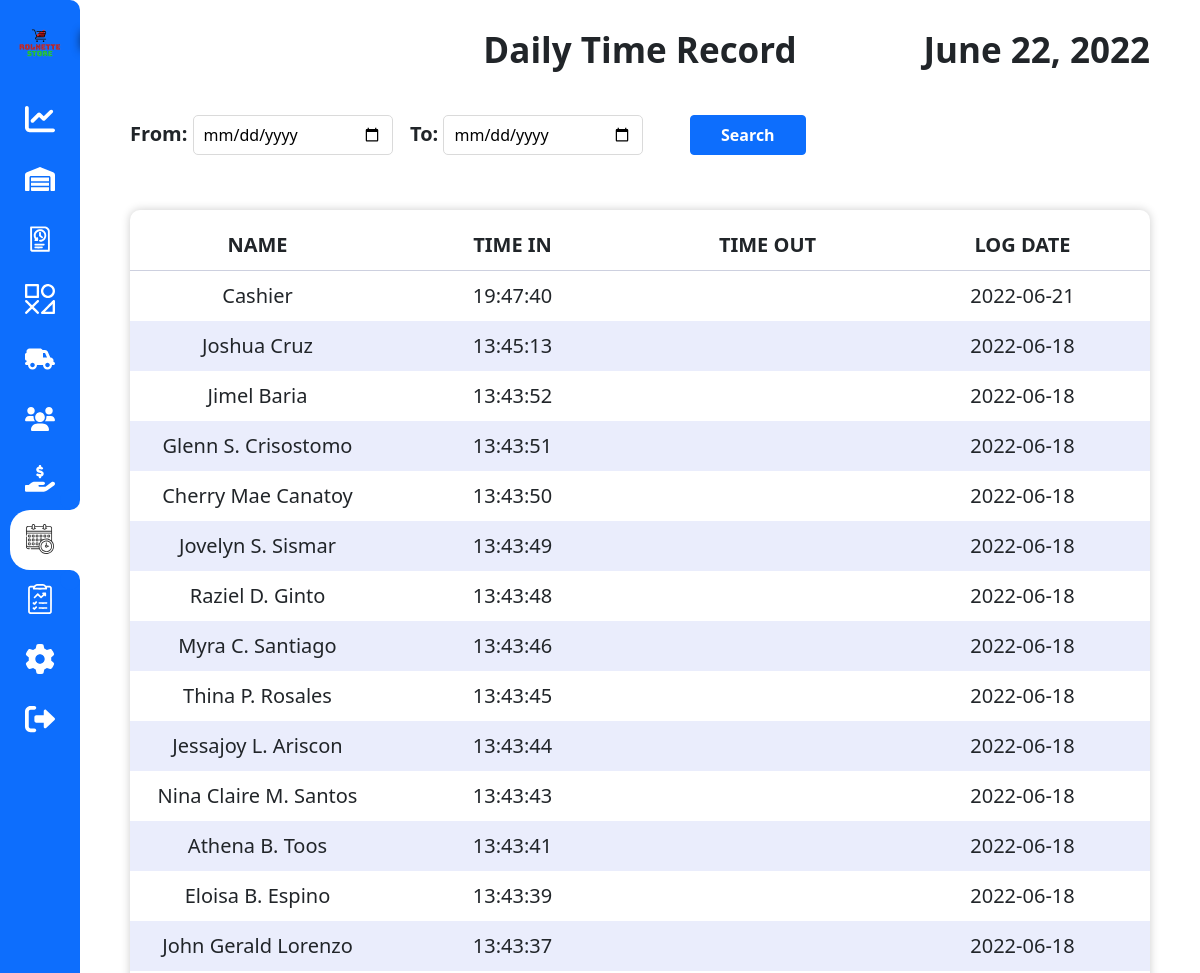
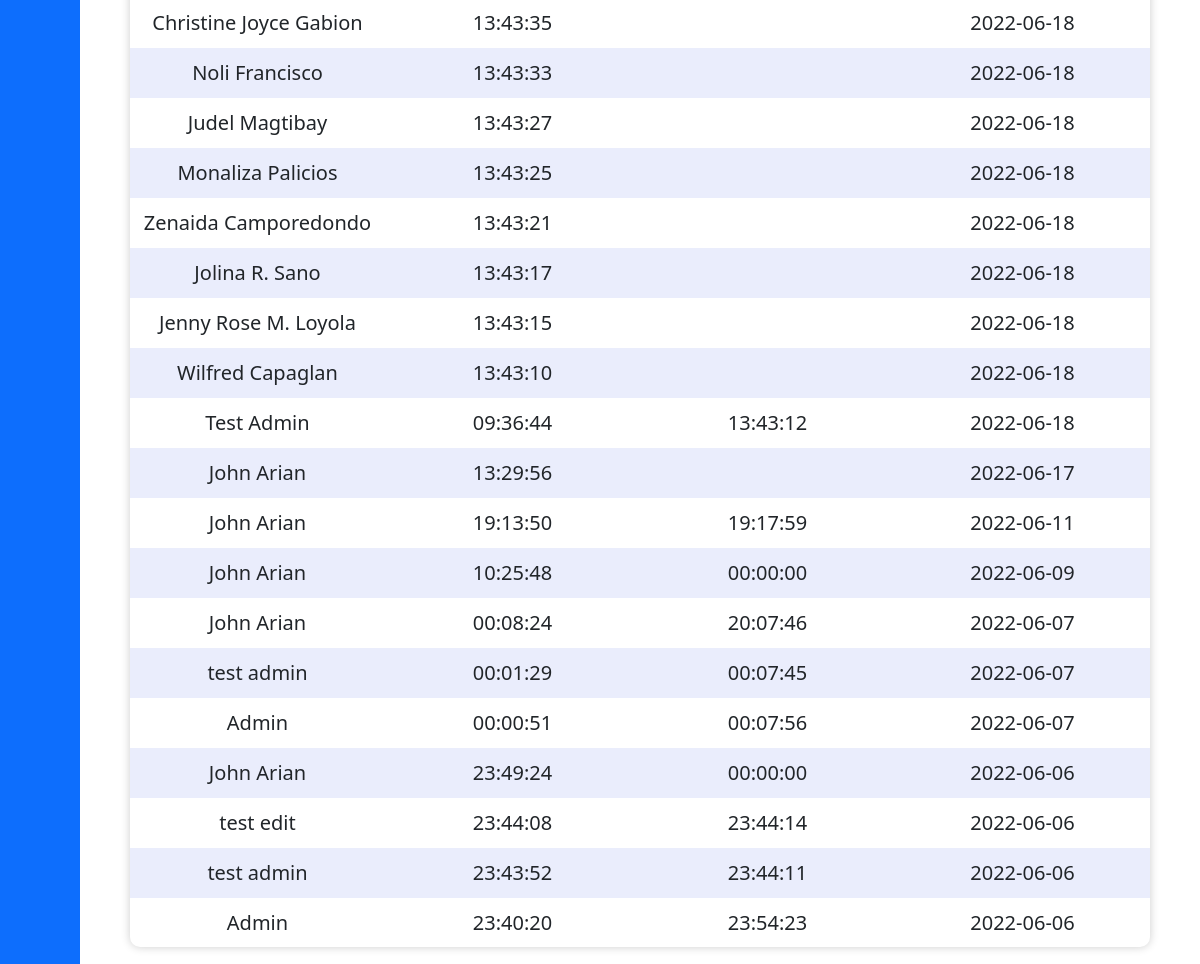
Screenshot of /admin/dtr.php (signed in) with the database file from the repository (2 pictures, top to bottom).
### tables this page shows
CREATE TABLE `dtr` (
  `dtr_id` int(11) NOT NULL,
  `rfid_number` varchar(50) NOT NULL,
  `cashier` varchar(255) NOT NULL,
  `time_in` time NOT NULL,
  `time_out` time DEFAULT NULL,
  `log_date` date NOT NULL
);

### admin/dtr.php (the view, shortened to what this page needs)
<?php
    include("../db/conn.php");
    $getDateFrom = $_GET['fromDate'];
    $getDateTo = $_GET['toDate'];
?>
<!DOCTYPE html>
<html lang="en">
<head>
    <link rel="stylesheet" href="../bootstrap-5.1.3/css/bootstrap.min.css">
    <link rel="stylesheet" href="../styles/styles.css?v=<?php echo time(); ?>">
</head>
<body onload="navF()">
    <?php
        require_once('./nav.php');
                ?>
    <div id="admin-dtr-con">
        <div class="top-con">
            <div class="title-con">
                <span>Daily Time Record</span>
                <div class="cur-date-con">
                    <span><?php echo date('F j, Y'); ?></span>
                </div>
            </div>
            <div class="control-con">
                <div class="date-con">
                    <span>From: </span><span><input type="date" name="fromDate" id="fromDate" value="<?php echo $getDateFrom; ?>"></span>
                </div>
                <div class="date-con">
                    <span>To: </span><span><input type="date" name="toDate" id="toDate" value="<?php echo $getDateTo; ?>"></span>
                </div>
                <div class="date-con btn-con">
                    <input type="button" id="searchButton" value="Search" class="btn btn-primary">
                </div>
            </div>
        </div>
        <div class="content-con">
            <div class="table-con">
                <table>
                    <thead>
                        <th>NAME</th>
                        <th>TIME IN</th>
                        <th>TIME OUT</th>
                        <th>LOG DATE</th>
                    </thead>
                    <tbody>
                        <?php
                            $dateFrom = date("Y-m-d H:i:s", strtotime(date($getDateFrom)));
                            $dateTo = date("Y-m-d H:i:s", strtotime(date($getDateTo)." +1 day")-1);
                            $queryDTR = "SELECT * FROM `dtr` WHERE `log_date` BETWEEN '$dateFrom' AND '$dateTo' ORDER BY `dtr_id` DESC";
                            $resultDTR = mysqli_query($con, $queryDTR);
                            if(mysqli_num_rows($resultDTR) > 0){
                                while($rowDTR = mysqli_fetch_assoc($resultDTR)){
                                    ?>
                                        <tr>
                                            <td><?php echo $rowDTR['cashier']; ?></td>
                                            <td><?php echo $rowDTR['time_in']; ?></td>
                                            <td><?php echo $rowDTR['time_out']; ?></td>
                                            <td><?php echo $rowDTR['log_date']; ?></td>
                                        </tr>
                                    <?php
                                }
                            }
                        ?>
                    </tbody>
                </table>
            </div>
        </div>
    </div>
</body>
</html>

### styles/styles.css (style rules this page uses)
* { padding: 0; margin: 0; }
body { height: 100vh; width: 100vw; overflow: hidden; }
:root { --g1: none; --g2: none; }
:root { --theme: none; --hover: none; }
#admin-dtr-con { width: calc(100% - 80px); height: 100%; transform: translate(80px, 0); overflow: hidden; }
#admin-dtr-con .top-con { width: 100%; height: 170px; padding: 0 50px; }
#admin-dtr-con .top-con .title-con { width: 100%; height: 100px; text-align: center; }
#admin-dtr-con .top-con .title-con span { font-size: 35px; font-weight: 900; line-height: 100px; }
#admin-dtr-con .top-con .title-con .cur-date-con { position: absolute; top: 0; right: 50px; }
#admin-dtr-con .top-con .title-con .cur-date-con span { line-height: 100px; }
#admin-dtr-con .top-con .control-con { width: 100%; height: 70px; display: flex; }
#admin-dtr-con .top-con .control-con .date-con { margin-top: 15px; height: 40px; width: 280px; }
#admin-dtr-con .top-con .control-con .date-con span { font-size: 20px; height: 30px; font-weight: 900; }
#admin-dtr-con .top-con .control-con .date-con span input { height: 40px; width: 200px; padding: 10px; border: 1px solid rgb(218, 218, 218); border-radius: 5px; font-size: 16px; }
#admin-dtr-con .top-con .control-con .btn-con { margin-left: 0; }
#admin-dtr-con .top-con .control-con .btn-con input { padding: 7px 30px; font-weight: 900; }
#admin-dtr-con .content-con { width: 100%; height: calc(100% - 190px); padding: 20px 50px; }
#admin-dtr-con .content-con .table-con { width: 100%; height: calc(100% - 20px); margin-top: 20px; padding: 20px 0; border-radius: 10px; overflow-y: hidden; box-shadow: 0 0 10px rgba(0, 0, 0, 0.2); }
#admin-dtr-con .content-con .table-con table { height: 100%; }
#admin-dtr-con .content-con .table-con table thead { table-layout: fixed; display: table; width: 100%; border-bottom: 1px solid #cdd0df; }
#admin-dtr-con .content-con .table-con table thead tr th { text-align: center; width: 120px; font-size: 20px; padding: 0 0 10px 0; }
#admin-dtr-con .content-con .table-con table tbody { overflow-y: auto; overflow-x: hidden; display: block; height: calc(100% - 20px); width: 100%; }
#admin-dtr-con .content-con .table-con table tbody tr { display: table; table-layout: fixed; width: 100%; }
#admin-dtr-con .content-con .table-con table tbody tr td { text-align: center; font-size: 20px; padding: 10px 0; width: 120px; white-space: nowrap; overflow: hidden; }
#admin-dtr-con .content-con .table-con table tbody tr:nth-child(even) { background-color: #eaedfc; }

### rows the page displays
dtr: cashier "Cashier", time_in "19:47:40", log_date "2022-06-21"
dtr: cashier "Joshua Cruz", time_in "13:45:13", log_date "2022-06-18"
dtr: cashier "Jimel Baria", time_in "13:43:52", log_date "2022-06-18"
dtr: cashier "Glenn S. Crisostomo", time_in "13:43:51", log_date "2022-06-18"
dtr: cashier "Cherry Mae Canatoy", time_in "13:43:50", log_date "2022-06-18"
dtr: cashier "Jovelyn S. Sismar", time_in "13:43:49", log_date "2022-06-18"
dtr: cashier "Raziel D. Ginto", time_in "13:43:48", log_date "2022-06-18"
dtr: cashier "Myra C. Santiago", time_in "13:43:46", log_date "2022-06-18"
dtr: cashier "Thina P. Rosales", time_in "13:43:45", log_date "2022-06-18"
dtr: cashier "Jessajoy L. Ariscon", time_in "13:43:44", log_date "2022-06-18"
dtr: cashier "Nina Claire M. Santos", time_in "13:43:43", log_date "2022-06-18"
dtr: cashier "Athena B. Toos", time_in "13:43:41", log_date "2022-06-18"
dtr: cashier "Eloisa B. Espino", time_in "13:43:39", log_date "2022-06-18"
dtr: cashier "John Gerald Lorenzo", time_in "13:43:37", log_date "2022-06-18"
dtr: cashier "Christine Joyce Gabion", time_in "13:43:35", log_date "2022-06-18"
dtr: cashier "Noli Francisco", time_in "13:43:33", log_date "2022-06-18"
dtr: cashier "Judel Magtibay", time_in "13:43:27", log_date "2022-06-18"
dtr: cashier "Monaliza Palicios", time_in "13:43:25", log_date "2022-06-18"
dtr: cashier "Zenaida Camporedondo", time_in "13:43:21", log_date "2022-06-18"
dtr: cashier "Jolina R. Sano", time_in "13:43:17", log_date "2022-06-18"
dtr: cashier "Jenny Rose M. Loyola", time_in "13:43:15", log_date "2022-06-18"
dtr: cashier "Wilfred Capaglan", time_in "13:43:10", log_date "2022-06-18"
dtr: cashier "Test Admin", time_in "09:36:44", time_out "13:43:12", log_date "2022-06-18"
dtr: cashier "John Arian", time_in "13:29:56", log_date "2022-06-17"
dtr: cashier "John Arian", time_in "19:13:50", time_out "19:17:59", log_date "2022-06-11"
dtr: cashier "John Arian", time_in "10:25:48", time_out "00:00:00", log_date "2022-06-09"
dtr: cashier "John Arian", time_in "00:08:24", time_out "20:07:46", log_date "2022-06-07"
dtr: cashier "test admin", time_in "00:01:29", time_out "00:07:45", log_date "2022-06-07"
dtr: cashier "Admin", time_in "00:00:51", time_out "00:07:56", log_date "2022-06-07"
dtr: cashier "John Arian", time_in "23:49:24", time_out "00:00:00", log_date "2022-06-06"
dtr: cashier "test edit", time_in "23:44:08", time_out "23:44:14", log_date "2022-06-06"
dtr: cashier "test admin", time_in "23:43:52", time_out "23:44:11", log_date "2022-06-06"
dtr: cashier "Admin", time_in "23:40:20", time_out "23:54:23", log_date "2022-06-06"
